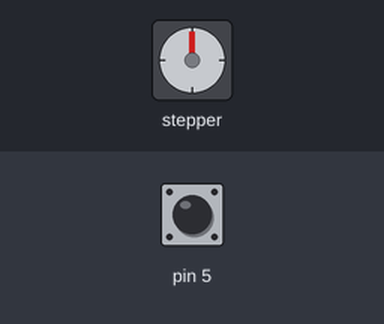
This sketch was run on a simulated Arduino Uno, built with avr-gcc and run on an emulated ATmega328P. Parts: stepper motor. The inputs (shaded band) are chosen by the test bench; at power-on: pin 5 HIGH. Stepper angles assume 200 steps per turn; what the sketch prints to the serial monitor is not drawn.

Above: at 0.1 s.
At 1.46 s:
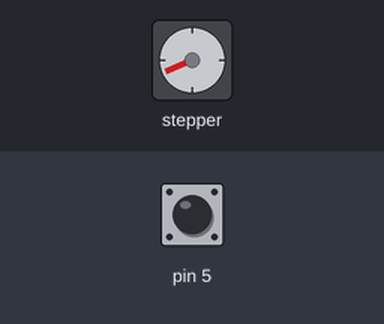
At 2.69 s:
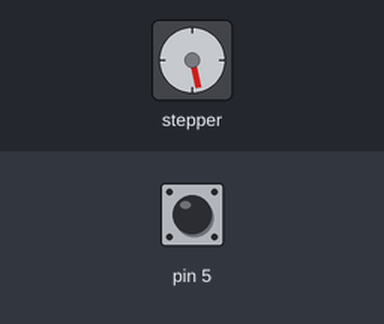
At 5.0 s:
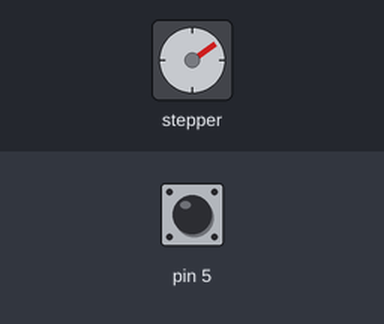
Timing chart, 0 to 6.5 s (numbered marks = the images above):
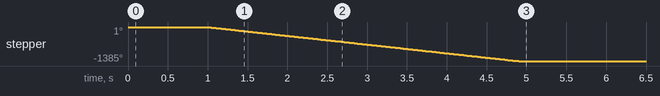

The sketch:

xmemereprojecttesting.ino
```cpp
#include <Stepper.h>

// Define the number of steps per revolution for your motor
const int stepsPerRevolution = 200;

// Initialize the stepper library on pins 8 through 11
Stepper myStepper(stepsPerRevolution, 16, 14,12, 13);
int but = 1;

void setup() {
  // Set the speed at 60 rpm
  myStepper.setSpeed(60);
  pinMode(5,INPUT_PULLUP);
  // Initialize the serial port
  Serial.begin(9600);
}
bool dir=true;
int counter;

void run(){
  delay(1000);
  for (int i = 0; i < 7; i ++){
  myStepper.step(-110);
   delay(2);
  }
  delay(1000000);
}

void loop() {

  int state = digitalRead(5);

    myStepper.step(1);
    counter++;
    Serial.println(counter);

if(state == 1){
run();
  }

  // dir = !dir;
  // counter = 0;


}
```
